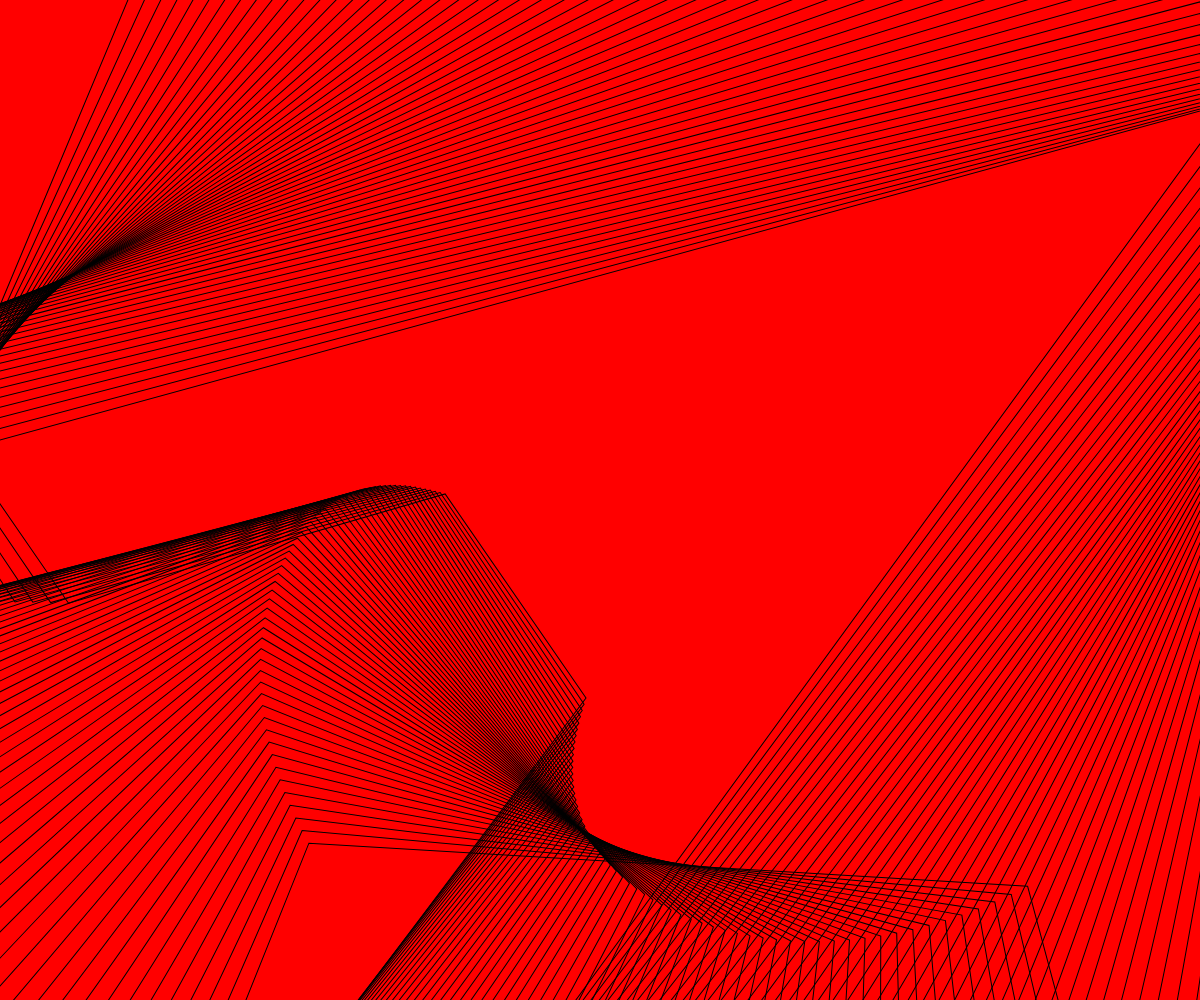
Frame 1 (no input)
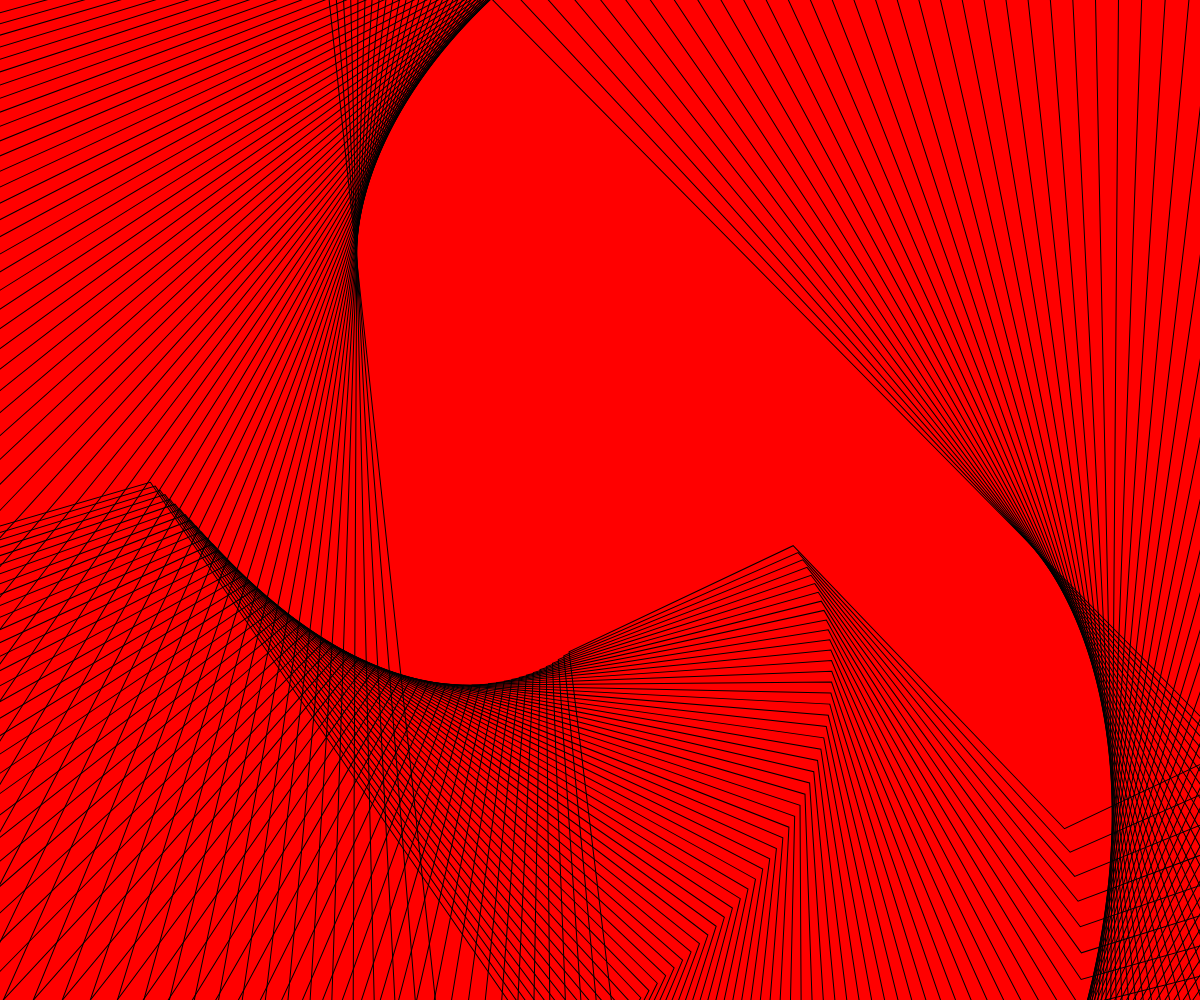
Frame 60 (no input)
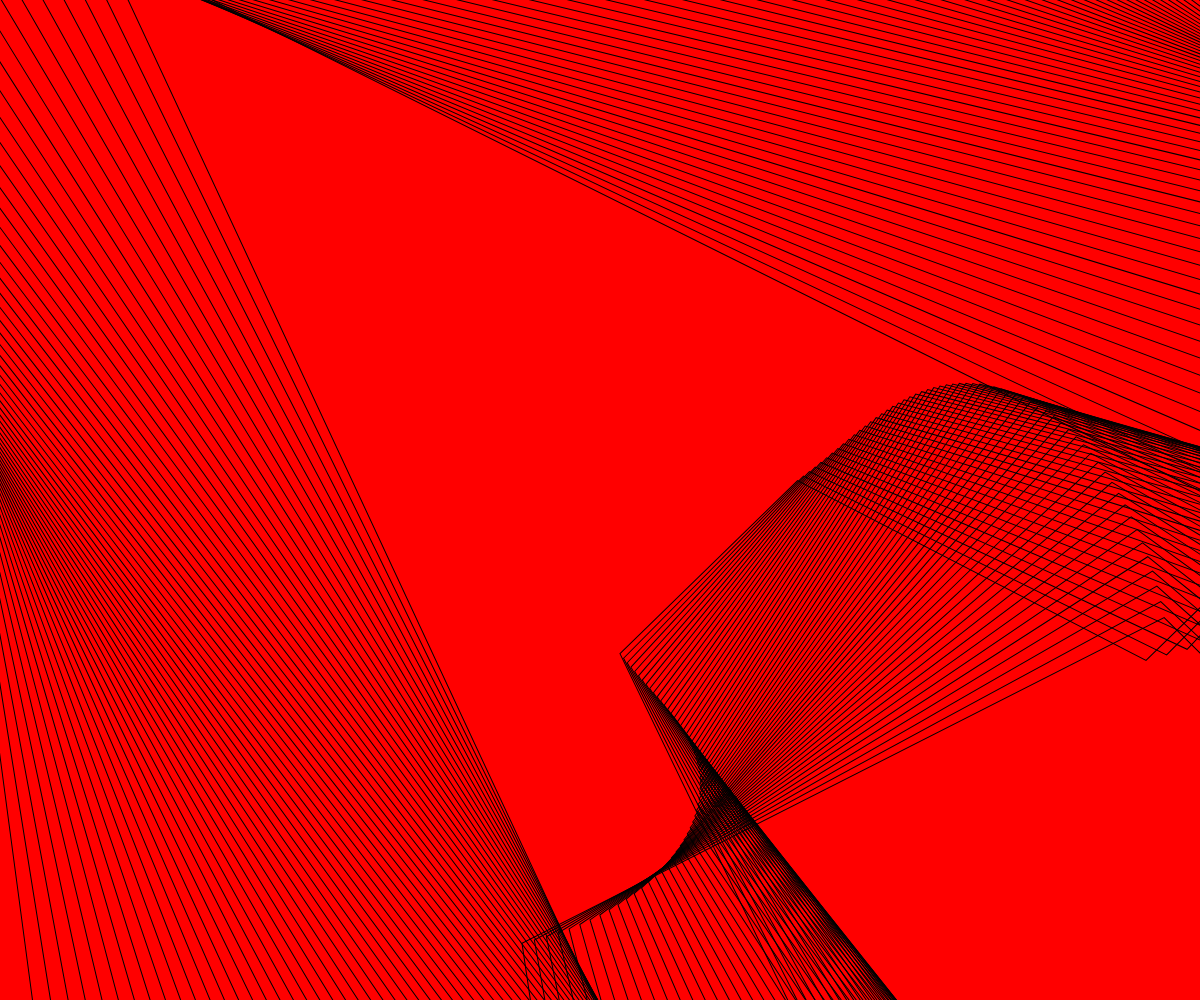
Frame 120 (the mouse pressed at the canvas centre since frame 60)

The p5.js sketch that drew these frames (run headless with seeded random() and noise() and a simulated clock; from frame 60 on, the mouse is pressed at the canvas centre):

// p5.js sketch
// ── sketch.js
const k = [
  3.50, 0.00,
  7.00, 10.00,
  5.50, 10.00,
  4.50, 7.00,
  2.50, 7.00,
  1.50, 10.00,
  0.00, 10.00,
  3.50, 0.00
]

function setup() {
  createCanvas(windowWidth, windowHeight)   // canvas a schermo intero
}

function draw() {
  background(255, 0, 0)   // sfondo rosso

  stroke(0)
  noFill()

  translate(width/2, height/2)  // centriamo l’animazione

  const num = 60
  for (let i = 0; i < num; i++) {
    push()
    rotate(sin((frameCount + (i + 1)) * 0.03))

    // scala basata sullo schermo → si espande su tutto
    const s = (min(width, height) * 0.12) + (num - i) * 4

    beginShape()
    for (let j = 0; j < k.length; j += 2) {
      const x1 = (k[j]   - 3.25) * s
      const y1 = (k[j+1] - 6)    * s
      vertex(x1, y1)
    }
    endShape(CLOSE)
    pop()
  }
}

// aggiorna la dimensione se la finestra cambia
function windowResized() {
  resizeCanvas(windowWidth, windowHeight)
}
